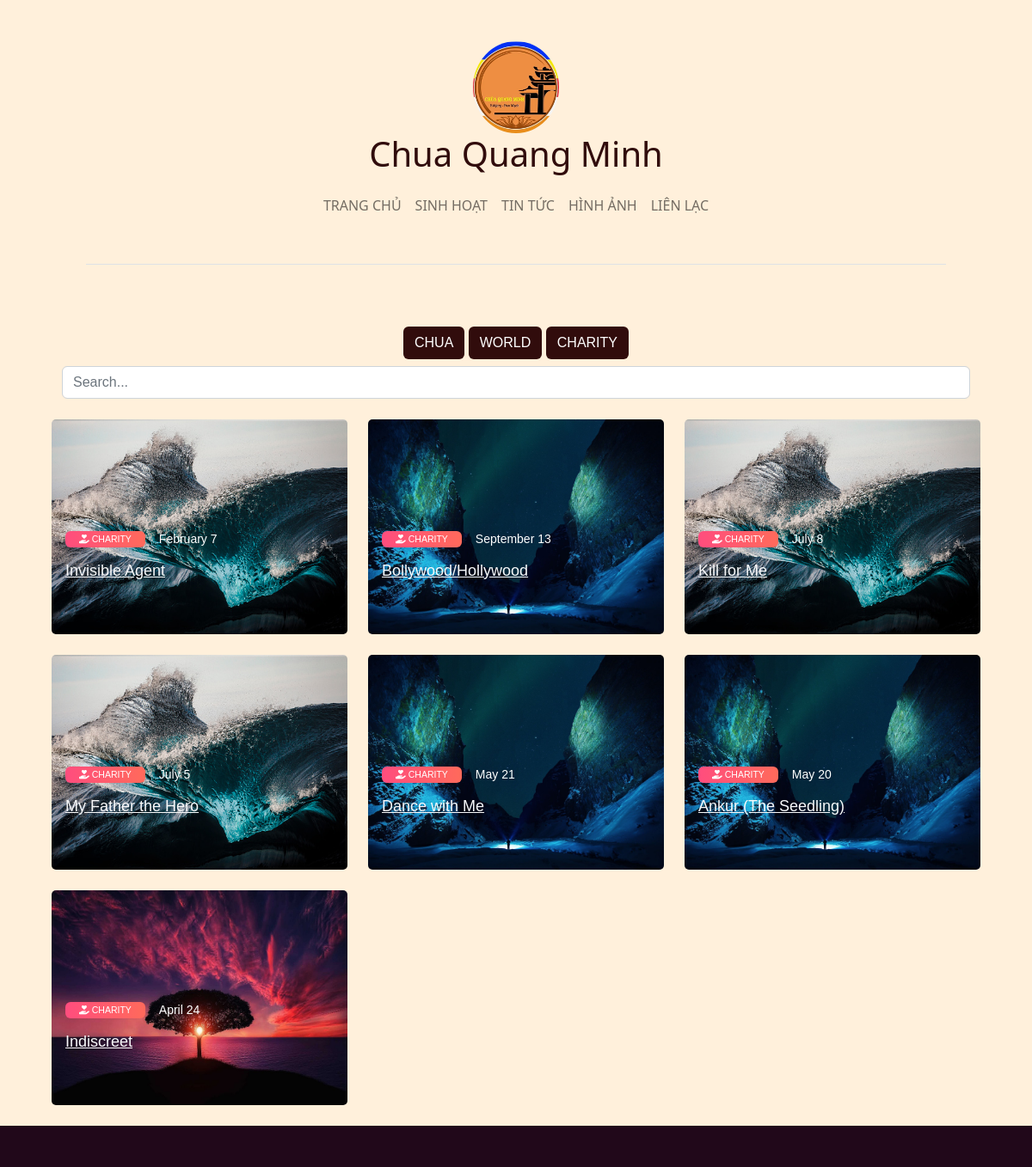
Screenshot of /news?action=news&newsTypeID=3 with the database file from the repository.
### tables this page shows
CREATE TABLE NewsType
(
    newsTypeID INT AUTO_INCREMENT NOT NULL PRIMARY KEY,
    typeName   VARCHAR(255),
    icon       VARCHAR(255)
);

### model/NewsModel.php (called while the page is built, shortened)
<?php
$insertAllNews = "SELECT * FROM NewsOrderbyType";
$NewsModel = new NewsModel();

### controller/NewsController.php (called while the page is built, shortened)
<?php
$newsTypeResultStmt =  $conn->query($NewsModel->newsType);
$newsTypeResult = $newsTypeResultStmt->fetchAll(PDO::FETCH_ASSOC);
if (isset($_GET["action"])) {
    if ($_GET["action"] == "news") {
        $newsTypeID = null;
        if (isset($_GET["newsTypeID"]) && $_GET["newsTypeID"]) {
            $newsTypeID = (int)$_GET["newsTypeID"];
            $insertAllNews .= " WHERE newsTypeID = ?";
            $pageCountQuery .= " WHERE newsTypeID = ?";
        }
        $blogResultStmt = $conn->prepare($insertAllNews);
        $pageCountStmt = $conn->prepare($pageCountQuery);
        if ($newsTypeID) {
            $blogResultStmt->execute([$newsTypeID]);
        } else {
            $blogResultStmt->execute();
            $pageCountStmt->execute();
        }
        $blogResult = $blogResultStmt->fetchAll();
    }
}

### view/news.php (the view, shortened to what this page needs)
<?php
require("rootPath.php");
require $rootPath . "model/NewsModel.php";
require $rootPath . "controller/NewsController.php";
?>
<div class="blog-home5 py-5">
    <div class="container">
        <div class="row justify-content-center">
            <div class="col-md-8 text-center">
                <div class="mb-2" align="center">
                    <?php
                    foreach ($newsTypeResult as $row) {
                        ?>
                        <div class="btn filter-button" data-filter="<?php echo $row['typeName']; ?>">
                            <a class="nav-link categories-text"
                               href="/news?action=news&newsTypeID=<?php echo $row['newsTypeID'] ?>">
                                <?php echo $row['typeName']; ?>
                            </a>
                        </div>
                        <?php
                    } ?>
                </div>
            </div>
            <div class="row">
                <div class="col-lg-12">
                    <input type="search" class="form-control" id="input-search" placeholder="Search...">
                </div>
            </div>
        </div>
        <div class="row mt-4 searchable-container">
            <?php
            foreach ($blogResult as $row) { ?>
                <div class="col-md-4 items">
                    <div class="card b-h-box position-relative font-14 border-0 mb-4">
                        <img class="card-img d-block img-fluid banner" src="assets/banner/<?php echo $row['banner'] ?>"
                             alt="card image">
                        <div class="card-img-overlay overflow-hidden">
                            <div class="d-flex align-items-center">
                            <span class="bg-danger-gradiant badge overflow-hidden text-white px-3 py-1 font-weight-normal"><i
                                        class="<?php echo $row['icon'] ?>"> </i> <?php echo $row['typeName'] ?></span>
                                <div class="ml-2">
                                <span class="ml-2"><?php
                                    $today = date("F j", strtotime($row['timeUpdated']));
                                    echo $today;
                                    ?></span>
                                </div>
                            </div>
                            <h5 class="card-title my-3 font-weight-normal"><a
                                        href="/article?newsID=<?php echo $row['newsID']; ?>"
                                        class="link-light"><?php echo $row['title']; ?></a></h5>
                            <br>
                        </div>
                    </div>
                </div>
                <?php
            } ?>
        </div>
    </div>
</div>

### styles/index.css (style rules this page uses)
.btn { background-color: #310c0c; color: white; }
.blog-home5 { font-family: "Montserrat", sans-serif; color: #8d97ad; font-weight: 300; }
.blog-home5 h1, .blog-home5 h2, .blog-home5 h3, .blog-home5 h4, .blog-home5 h5, .blog-home5 h6 { color: #3e4555; }
.blog-home5 .card-title { font-size: 18px; }
.blog-home5 .b-h-box .card-img-overlay { bottom: 0px; top: auto; -webkit-transition: 0.2s ease-in; -o-transition: 0.2s ease-in; transition: 0.2s ease-in; height: 55%; }
.blog-home5 .b-h-box .card-title { color: #ffffff; }
.blog-home5 .b-h-box { color: #ffffff; }
.blog-home5 .bg-danger-gradiant { background: #ff4d7e; background: -webkit-linear-gradient(legacy-direction(to right), #ff4d7e 0%, #ff6a5b 100%); background: -webkit-gradient(linear, left top, right top, from(#ff4d7e), to(#ff6a5b)); background: -webkit-linear-gradient(left, #ff4d7e 0%, #ff6a5b 100%); background: -o-linear-gradient(left, #ff4d7e 0%, #ff6a5b 100%); background: linear-gradient(to right, #ff4d7e 0%, #ff6a5b 100%); }
.blog-home5 .font-14 { font-size: 14px; }
.banner { height: 250px; }
img { max-width: 100%; }
img { vertical-align: middle; border-style: none; }

### rows the page displays
newstype: typeName "CHUA"
newstype: typeName "WORLD"
newstype: typeName "CHARITY"

### other values shown
$row['typeName'] "CHARITY"
$today "February 7"
$row['title'] "Invisible Agent"
$today "September 13"
$row['title'] "Bollywood/Hollywood"
$today "July 8"
$row['title'] "Kill for Me"
$today "July 5"
$row['title'] "My Father the Hero"
$today "May 21"
$row['title'] "Dance with Me"
$today "May 20"
$row['title'] "Ankur (The Seedling)"
$today "April 24"
$row['title'] "Indiscreet"
